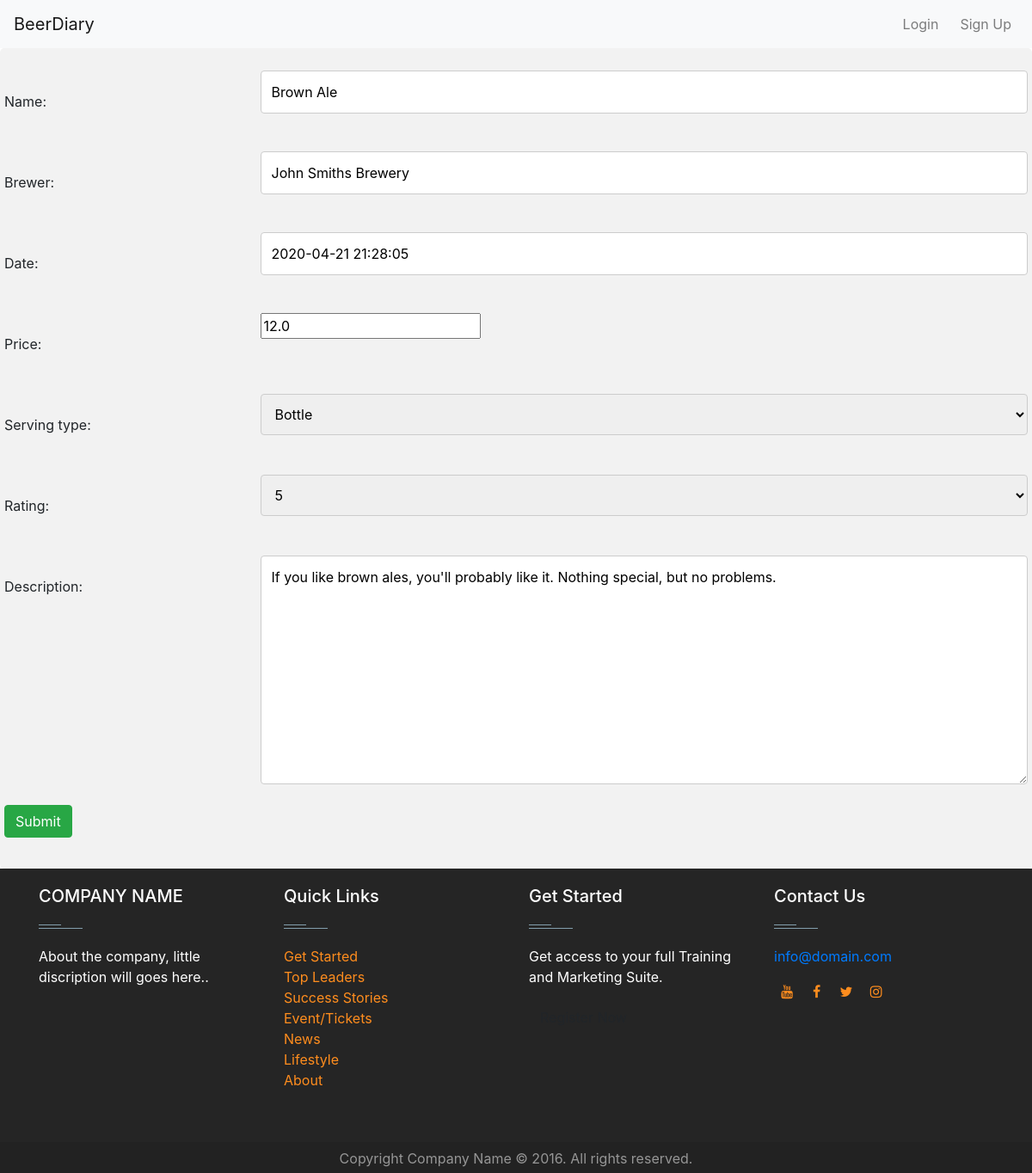
The app's page /1/update, older data.
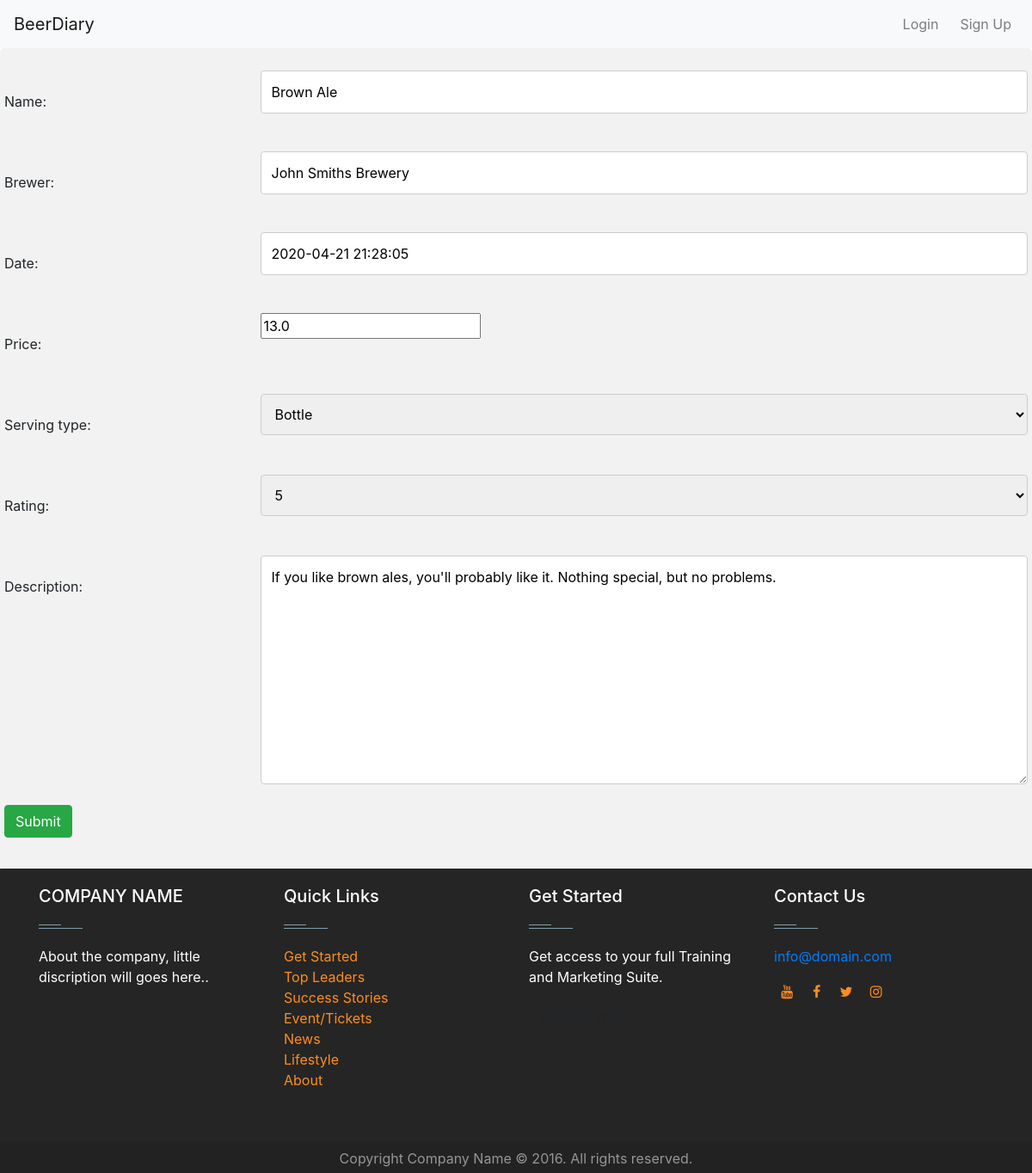
The same page, newer data.
### beers/models.py (models this page shows, shortened)
class Beer(models.Model):
    name = models.CharField(max_length=250)
    brewer = models.CharField(max_length=250)
    date = models.DateTimeField(default=datetime.now)
    price = models.FloatField()
    serving_type = models.CharField(max_length=250)
    rating = models.CharField(max_length=250)
    description = models.TextField(max_length=500, null=True)

### beers/views.py (the view)
# urls.py: path('<slug:pk>/update', views.UpdateBeer.as_view(), name='update_beer'),
class UpdateBeer(UpdateView):
    form_class = AddBeerForm
    template_name = 'beers/add_beer.html'
    model = Beer
    success_url = reverse_lazy('beers:detail')

### beers/forms.py
class AddBeerForm(forms.ModelForm):
    CHOICES = (
        ("Bottle", "Bottle"),
        ("Draft", "Draft"),
    )
    serving_type = forms.ChoiceField(choices=CHOICES)
    rating = forms.ChoiceField(choices=[(x, x) for x in range(1, 6)])
    class Meta:
        model = Beer
        fields = '__all__'

### templates/beers/add_beer.html (shortened to what this page needs)
{% extends 'base.html' %}
{% load staticfiles %}
{% block main-content %}
<div class="beer-container">
  <form method="post" enctype="multipart/form-data">
    {% for field in form %}
    <div class="row">
      <div class="col-25">
        <label>{{ field.label_tag }}</label>
      </div>
      <div class="col-75">
        {{ field }}
      </div>
    </div>
    {% endfor %}
    <br>
    <div class="row">
      <button class="btn btn-success" type="submit">Submit</button>
    </div>
  </form>
</div>
{% endblock %}

### templates/base.html (shortened to what this page needs)
{% load staticfiles %}
{% load custom_url %}
<html>
<head>
  <link rel="stylesheet" type="text/css" href="{% static 'css/style.css' %}">
  <link rel="stylesheet" href="https://stackpath.bootstrapcdn.com/bootstrap/4.4.1/css/bootstrap.min.css">
  <link href="https://maxcdn.bootstrapcdn.com/font-awesome/4.7.0/css/font-awesome.min.css" rel="stylesheet">
</head>
<body>
<nav class="navbar navbar-expand-lg navbar-light bg-light">
  <a class="navbar-brand" href="{% url 'beers:index' %}">BeerDiary</a>
  <div class="collapse navbar-collapse" id="navbarSupportedContent">
    <ul class="nav navbar-nav navbar-right">
      {% if user.username %}
        <li>
          <a class="nav-link">{{ user.username }} &nbsp;</a>
        </li>
        <li class="">
          <a class="nav-link" href="{% url 'beers:add_beer' %}">
            <i class="fa fa-plus" aria-hidden="true"></i> Add Beer &nbsp;
          </a>
        </li>
        <li>
          <a class="nav-link" href="{% url 'beers:logout_user' %}">
            <i class="fa fa-power-off" aria-hidden="true"></i> logout
          </a>
        </li>
      {% else %}
        <li>
          <a class="nav-link" href="{% url 'beers:login_user' %}">Login &nbsp;</a>
        </li>
        <li>
          <a class="nav-link" href="{% url 'beers:register' %}">Sign Up</a>
        </li>
      {% endif %}
    </ul>
  </div>
</nav>
{% block main-content %}
{% endblock %}
<footer id="footer" class="footer-1">
  <div class="main-footer widgets-dark typo-light">
    <div class="container">
      <div class="row">
        <div class="col-xs-12 col-sm-6 col-md-3">
          <div class="widget subscribe no-box">
          <h5 class="widget-title">COMPANY NAME<span></span></h5>
          <p>About the company, little discription will goes here.. </p>
          </div>
        </div>
        <div class="col-xs-12 col-sm-6 col-md-3">
          <div class="widget no-box">
            <h5 class="widget-title">Quick Links<span></span></h5>
            <ul class="thumbnail-widget">
              <li>
                <div class="thumb-content"><a href="#.">Get Started</a></div>
              </li>
              <li>
                <div class="thumb-content"><a href="#.">Top Leaders</a></div>
              </li>
              <li>
                <div class="thumb-content"><a href="#.">Success Stories</a></div>
              </li>
              <li>
                <div class="thumb-content"><a href="#.">Event/Tickets</a></div>
              </li>
              <li>
                <div class="thumb-content"><a href="#.">News</a></div>
              </li>
              <li>
                <div class="thumb-content"><a href="#.">Lifestyle</a></div>
              </li>
              <li>
                <div class="thumb-content"><a href="#.">About</a></div>
              </li>
            </ul>
          </div>
        </div>
        <div class="col-xs-12 col-sm-6 col-md-3">
          <div class="widget no-box">
          <h5 class="widget-title">Get Started<span></span></h5>
          <p>Get access to your full Training and Marketing Suite.</p>
          <a class="btn" href="#." target="_blank">Register Now</a>
          </div>
        </div>
        <div class="col-xs-12 col-sm-6 col-md-3">
          <div class="widget no-box">
            <h5 class="widget-title">Contact Us<span></span></h5>
            <p><a href="mailto:info@domain.com" title="glorythemes">info@domain.com</a></p>
            <ul class="social-footer2">
              <li class="">
                <a title="youtube" target="_blank" href="https://www.youtube.com/"><i style="padding-top: 5px" class="fa fa-youtube"></i></a>
              </li>
              <li class="">
                <a href="https://www.facebook.com/" target="_blank" title="Facebook"><i style="padding-top: 5px" class="fa fa-facebook"></i></a>
              </li>
              <li class="">
                <a href="https://twitter.com" target="_blank" title="Twitter"><i style="padding-top: 5px" class="fa fa-twitter"></i></a>
              </li>
              <li class="">
                <a title="instagram" target="_blank" href="https://www.instagram.com/"><i style="padding-top: 5px" class="fa fa-instagram"></i></a>
              </li>
            </ul>
          </div>
        </div>
      </div>
    </div>
  </div>
  <div class="footer-copyright">
    <div class="container">
      <div class="row">
        <div class="col-md-12 text-center">
          <p>Copyright Company Name © 2016. All rights reserved.</p>
        </div>
      </div>
    </div>
  </div>
</footer>
</body>

### beers/static/css/style.css (style rules this page uses)
body { color: black; }
.footer-1 .footer-copyright { margin-bottom: 0px; }
footer .main-footer { padding: 20px 0; background: #252525; }
footer ul { padding-left: 0; list-style: none; }
.footer-copyright { background: #222; padding: 5px 0; }
.footer-copyright p { color: #969696; margin: 2px 0 0; }
.widget { padding: 20px; margin-bottom: 40px; }
.widget.no-box { padding: 0; background-color: transparent; margin-bottom: 40px; box-shadow: none; -webkit-box-shadow: none; -moz-box-shadow: none; -ms-box-shadow: none; -o-box-shadow: none; }
.widget.subscribe p { margin-bottom: 18px; }
.widget li a { color: #ff8d1e; }
.widget-title { margin-bottom: 20px; }
.widget-title span { background: #839FAD none repeat scroll 0 0;display: block; height: 1px;margin-top: 25px;position: relative;width: 20%; }
.widget-title span::after { background: inherit;content: "";height: inherit; position: absolute;top: -4px;width: 50%; }
.typo-light h1, .typo-light h2, .typo-light h3, .typo-light h4, .typo-light h5, .typo-light h6, .typo-light p, .typo-light div, .typo-light span, .typo-light small { color: #fff; }
ul.social-footer2 { margin: 0;padding: 0; width: auto; }
ul.social-footer2 li { display: inline-block;padding: 0; }
ul.social-footer2 li a { display: block; height:30px;width: 30px;text-align: center; }
.btn { background-color: #ff8d1e; color:#fff; }

### templates/beers/add_beer.html (style rules this page uses)
input[type=text], select, textarea { width: 100%; padding: 12px; border: 1px solid #ccc; border-radius: 4px; box-sizing: border-box; resize: vertical; }
label { padding: 12px 12px 12px 0; display: inline-block; }
.beer-container { border-radius: 5px; background-color: #f2f2f2; padding: 20px; }
.col-25 { float: left; width: 25%; margin-top: 6px; }
.col-75 { float: left; width: 75%; margin-top: 6px; }
.row:after { content: ""; display: table; clear: both; }

Row changes from the older to the newer data that the page shows:
changed Beer "Brown Ale": price "12.0" → "13.0"
